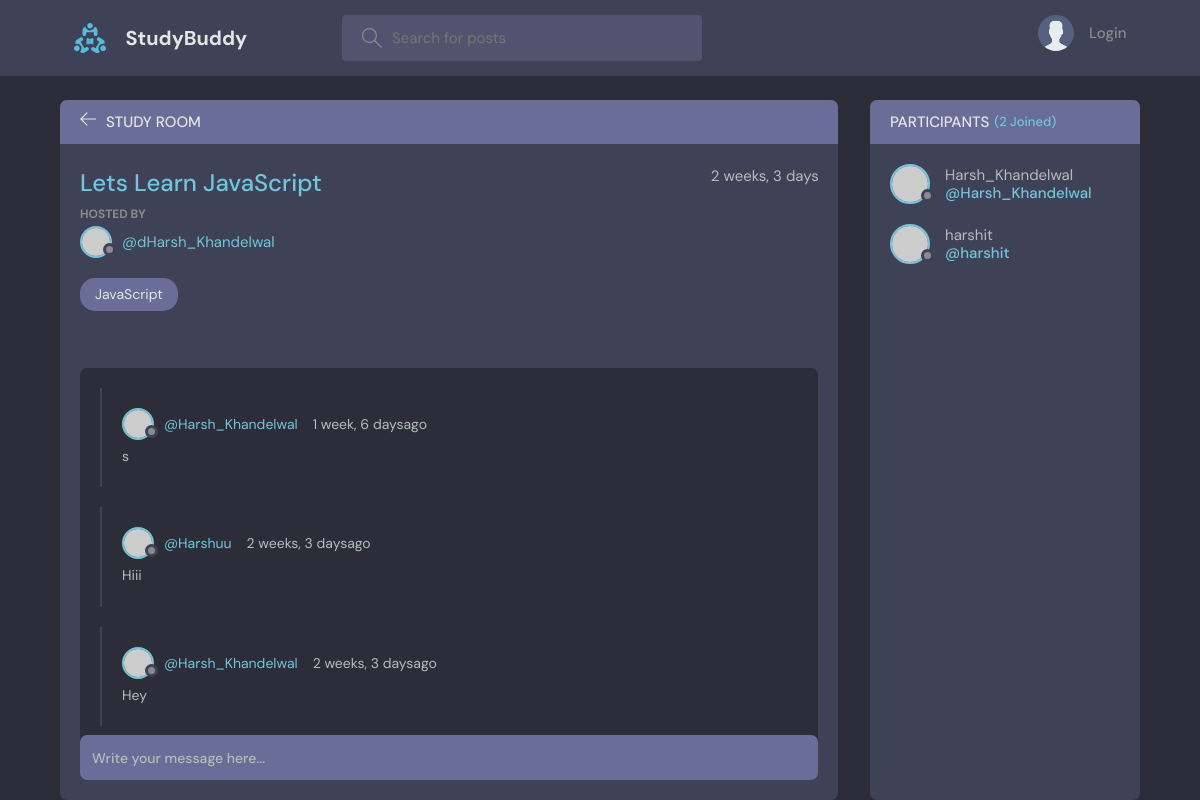
Page /room/2/ on the committed database.
### base/models.py (models this page shows, shortened)
class Room(models.Model):
    host =  models.ForeignKey(User, on_delete=models.SET_NULL, null=True)
    topic = models.ForeignKey(Topic, on_delete=models.SET_NULL, null=True)
    name =  models.CharField(max_length=200)
    description = models.TextField(null = True,blank=True)
    participants = models.ManyToManyField(User, related_name='participants', blank=True)
    updated = models.DateTimeField(auto_now=True)
    created = models.DateTimeField(auto_now_add=True)
    class Meta:
        ordering = ['-updated', '-created']

class Topic(models.Model):
    name = models.CharField(max_length=50)
    def __str__(self):
        return self.name

class Message(models.Model):
    user = models.ForeignKey(User, on_delete=models.CASCADE)
    room = models.ForeignKey(Room, on_delete=models.CASCADE)
    body = models.TextField()
    updated = models.DateTimeField(auto_now=True)
    created = models.DateTimeField(auto_now_add=True)
    class Meta:
        ordering = ['-updated', '-created']

### base/views.py (the view, shortened to what this page needs)
# urls.py: path('room/<str:pk>/', views.room , name="room"),
def room(request,pk):
    room = Room.objects.get(id=pk)
    room_messages = room.message_set.all() # doubt
    participants =  room.participants.all()   # doubt
    context = {'room' : room, 'room_messages': room_messages, 'participants': participants}
    return render(request, 'base/room.html',context)

### base/templates/base/room.html (shortened to what this page needs)
{% extends "main.html" %} {% block content %}
<main class="profile-page layout layout--2">
  <div class="container">
    <div class="room">
      <div class="room__top">
        <div class="room__topLeft">
          <a href="{% url 'home' %}">
            <svg
              version="1.1"
              xmlns="http://www.w3.org/2000/svg"
              width="32"
              height="32"
              viewBox="0 0 32 32"
            >
              <title>arrow-left</title>
              <path
                d="M13.723 2.286l-13.723 13.714 13.719 13.714 1.616-1.611-10.96-10.96h27.625v-2.286h-27.625l10.965-10.965-1.616-1.607z"
              ></path>
            </svg>
          </a>
          <h3>Study Room</h3>
        </div>
      </div>
      <div class="room__box scroll">
        <div class="room__header scroll">
          <div class="room__info">
            <h3>{{room.name}}</h3>
            <span>{{room.created|timesince}}</span>
          </div>
          <div class="room__hosted">
            <p>Hosted By</p>
            <a href="{% url 'user-profile' room.host.id %}" class="room__author">
              <div class="avatar avatar--small">
                <img src="https://randomuser.me/api/portraits/men/37.jpg" />
              </div>
              <span>@d{{room.host.username}}</span>
            </a>
          </div>
          <span class="room__topics">{{room.topic}}</span>
        </div>
        <div class="room__conversation">
          <div class="threads scroll">
            {% for message in room_messages %}
              <div class="thread">
                <div class="thread__top">
                  <div class="thread__author">
                    <a href="{% url 'user-profile' message.user.id%}" class="thread__authorInfo">
                      <div class="avatar avatar--small">
                        <img
                          src="https://randomuser.me/api/portraits/men/37.jpg"
                        />
                      </div>
                      <span>@{{message.user}}</span>
                    </a>
                    <span class="thread__date">{{message.created|timesince}}ago</span>
                  </div>
                </div>
                <div class="thread__details">
                  {{message.body}}
                </div>
              </div>
            {% endfor %}
          </div>
        </div>
      </div>
      <div class="room__message">
        <form method="POST">
          <input name="body"  placeholder="Write your message here..." />
        </form>
      </div>
    </div>
    <div class="participants">
      <h3 class="participants__top">Participants <span>({{participants.count}} Joined)</span></h3>
      <div class="participants__list scroll">
        {% for user in participants %}
        <a href="{% url 'user-profile' user.id %}" class="participant">
          <div class="avatar avatar--medium">
            <img src="https://randomuser.me/api/portraits/men/37.jpg" />
          </div>
          <p>
          {{user.username}}
            <span>@{{user.username}}</span>
          </p>
        </a>
        {% endfor %}
      </div>
    </div>
  </div>
</main>
{% endblock content %}

### rows in the picture
Room: name "Lets Learn JavaScript", created "2 weeks, 3 days", host.username "Harsh_Khandelwal", topic "JavaScript"
Message: user "Harsh_Khandelwal", created "1 week, 6 days", body "s"
Message: user "Harshuu", created "2 weeks, 3 days", body "Hiii"
Message: user "Harsh_Khandelwal", created "2 weeks, 3 days", body "Hey"

### other values in the picture
{{ participants.count }} "2"
{{ user.username }} "Harsh_Khandelwal"
{{ user.username }} "harshit"
